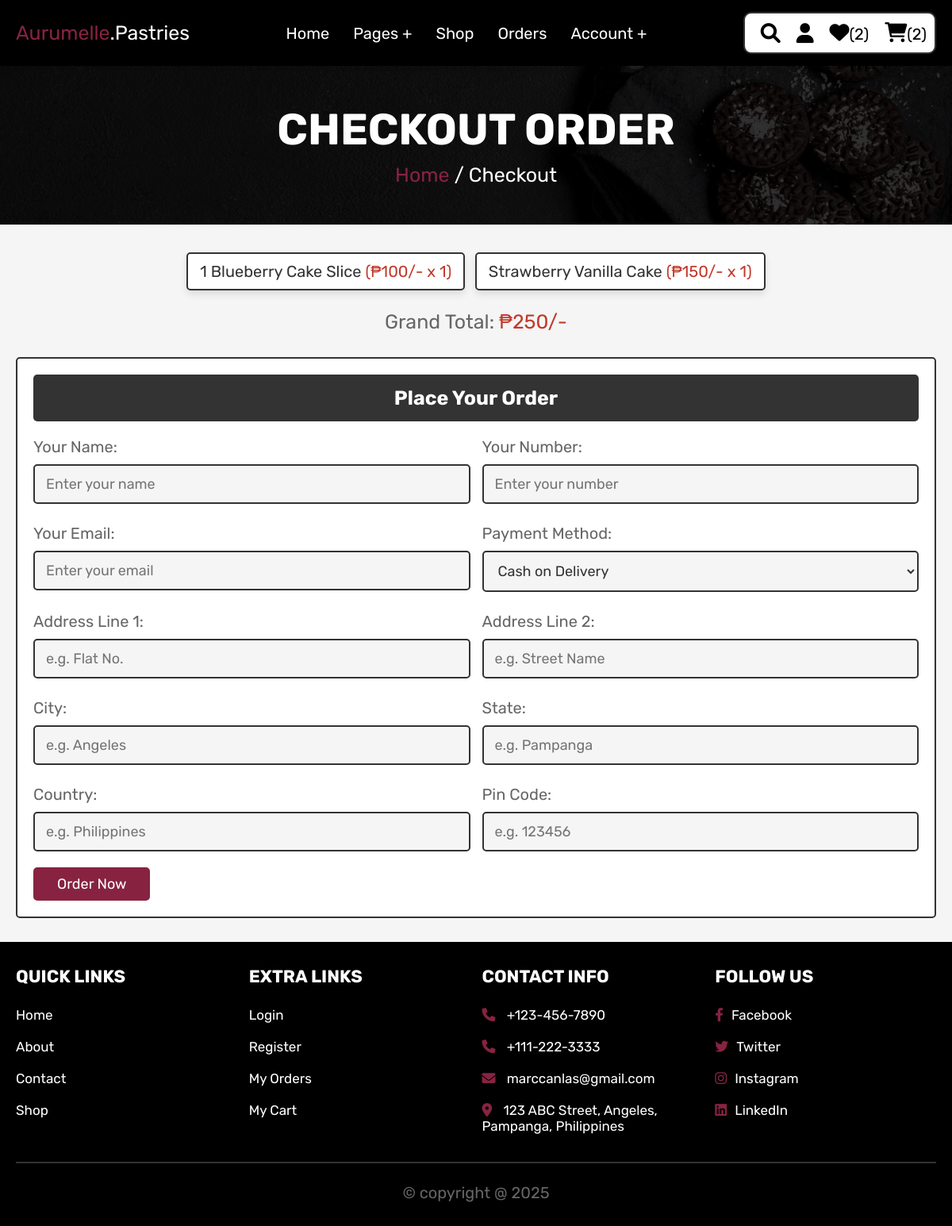
Page /checkout.php (signed in) on the committed database.
### tables this page shows
CREATE TABLE `cart` (
  `id` int(100) NOT NULL,
  `user_id` int(100) NOT NULL,
  `pid` int(100) NOT NULL,
  `name` varchar(100) NOT NULL,
  `price` int(100) NOT NULL,
  `quantity` int(100) NOT NULL,
  `image` varchar(100) NOT NULL
);

### checkout.php (the view, shortened to what this page needs)
<?php
@include 'config.php';
$user_id = $_SESSION['user_id'];
?>
<!DOCTYPE html>
<html lang="en">
<head>
    <link rel="stylesheet" href="https://cdnjs.cloudflare.com/ajax/libs/font-awesome/6.0.0/css/all.min.css">
    <link rel="stylesheet" href="aurumelle_css/style.css">
</head>
<body>
<?php @include 'header.php'; ?>
<div class="checkout-img-background">
    <section class="heading">
        <h3>Checkout Order</h3>
        <p><a href="home.php">Home</a> / Checkout</p>
    </section>
</div>
<section class="display-order">
    <?php
    $grand_total = 0;
    $select_cart = mysqli_query($conn, "SELECT * FROM `cart` WHERE user_id = '$user_id'") or die('Query failed');
    if (mysqli_num_rows($select_cart) > 0) {
        while ($fetch_cart = mysqli_fetch_assoc($select_cart)) {
            $total_price = ($fetch_cart['price'] * $fetch_cart['quantity']);
            $grand_total += $total_price;
    ?>
    <p><?php echo $fetch_cart['name']; ?> <span>(₱<?php echo $fetch_cart['price']; ?>/- x <?php echo $fetch_cart['quantity']; ?>)</span></p>
    <?php
        }
    } else {
        echo '<p class="empty">Your cart is empty</p>';
    }
    ?>
    <div class="grand-total">Grand Total: <span>₱<?php echo $grand_total; ?>/-</span></div>
</section>
<section class="checkout">
    <form action="" method="POST">
        <h3>Place Your Order</h3>
        <div class="flex">
            <div class="inputBox">
                <span>Your Name:</span>
                <input type="text" name="name" placeholder="Enter your name" required>
            </div>
            <div class="inputBox">
                <span>Your Number:</span>
                <input type="number" name="number" min="0" placeholder="Enter your number" required>
            </div>
            <div class="inputBox">
                <span>Your Email:</span>
                <input type="email" name="email" placeholder="Enter your email" required>
            </div>
            <div class="inputBox">
                <span>Payment Method:</span>
                <select name="method" required>
                    <option value="cash on delivery">Cash on Delivery</option>
                </select>
            </div>
            <div class="inputBox">
                <span>Address Line 1:</span>
                <input type="text" name="flat" placeholder="e.g. Flat No." required>
            </div>
            <div class="inputBox">
                <span>Address Line 2:</span>
                <input type="text" name="street" placeholder="e.g. Street Name" required>
            </div>
            <div class="inputBox">
                <span>City:</span>
                <input type="text" name="city" placeholder="e.g. Angeles" required>
            </div>
            <div class="inputBox">
                <span>State:</span>
                <input type="text" name="state" placeholder="e.g. Pampanga" required>
            </div>
            <div class="inputBox">
                <span>Country:</span>
                <input type="text" name="country" placeholder="e.g. Philippines" required>
            </div>
            <div class="inputBox">
                <span>Pin Code:</span>
                <input type="number" name="pin_code" min="0" placeholder="e.g. 123456" required>
            </div>
        </div>
        <input type="submit" name="order" value="Order Now" class="btn">
    </form>
</section>
<?php @include 'footer.php'; ?>
</body>
</html>

### aurumelle_css/style.css (style rules this page uses)
:root { --deep-berry:#872341; --pink:#872341; --red:#c0392b; --teal:#2A6F73; --black:#333; --black2: #000; --white:#fff; --light-color:#666; --light-white:#ccc; --light-bg:#f5f5f5; --border:.2rem solid var(--black); --box-shadow:0 .5rem 1rem rgba(0,0,0,.1); }
* { font-family: 'Rubik', sans-serif; margin:0; padding:0; box-sizing: border-box; outline: none; border:none; text-decoration: none; transition:all .2s linear; }
html { font-size: 62.5%; overflow-x: hidden; scroll-behavior: smooth; scroll-padding-top: 6.5rem; }
body { background: var(--light-bg); }
section { padding:3rem 2rem; }
.btn, .delete-btn, .option-btn { display: inline-block; border-radius: .5rem; margin-top: 1rem; font-size: 1.8rem; color:var(--white); cursor: pointer; padding:1rem 3rem; text-transform: capitalize; }
.btn { background-color: var(--deep-berry); }
.heading { display: flex; flex-flow: column; align-items: center; justify-content: center; gap:1rem; background-color: rgba(0, 0, 0, 0.8); text-align: center; min-height: 25vh; }
.checkout-img-background { background: url(../images/checkout-page-img.jpg) no-repeat center center; background-size: cover; min-height: 25vh; }
.heading h3 { font-size: 5.5rem; color:var(--white); text-transform: uppercase; }
.heading p { font-size: 2.5rem; color:var(--white); }
.heading p a { color:var(--deep-berry); }
.display-order { max-width: 1200px; margin:0 auto; text-align: center; padding-bottom: 0; }
.display-order p { display: inline-block; border-radius: .5rem; font-size: 2rem; color:var(--black); padding:1rem 1.5rem; margin:.5rem; background-color: var(--white); box-shadow: var(--box-shadow); border:var(--border); }
.display-order p span { color:var(--red); }
.display-order .grand-total { margin-top: 2rem; font-size: 2.5rem; color:var(--light-color); }
.display-order .grand-total span { color:var(--red); }
.checkout form { background-color: var(--white); border:var(--border); max-width: 1200px; margin:0 auto; border-radius: .5rem; padding:2rem; box-shadow: var(--border); }
.checkout form h3 { padding:1.5rem; font-size: 2.5rem; margin-bottom: 2rem; background-color: var(--black); color:var(--white); border-radius: .5rem; text-align: center; text-transform: capitalize; }
.checkout form .flex { display: flex; flex-wrap: wrap; gap:1.5rem; }
.checkout form .flex .inputBox { flex:1 1 40rem; }
.checkout form .flex .inputBox input, .checkout form .flex .inputBox select { margin:1rem 0; width: 100%; background-color: var(--light-bg); padding:1.2rem 1.4rem; border:var(--border); font-size: 1.8rem; color:var(--black); border-radius: .5rem; }
.checkout form .flex .inputBox span { font-size: 2rem; color:var(--light-color); }

### rows in the picture
cart: name "1 Blueberry Cake Slice", price "100", quantity "1"
cart: name "Strawberry Vanilla Cake", price "150", quantity "1"

### other values in the picture
$wishlist_num_rows "2"
$cart_num_rows "2"
$grand_total "250"
